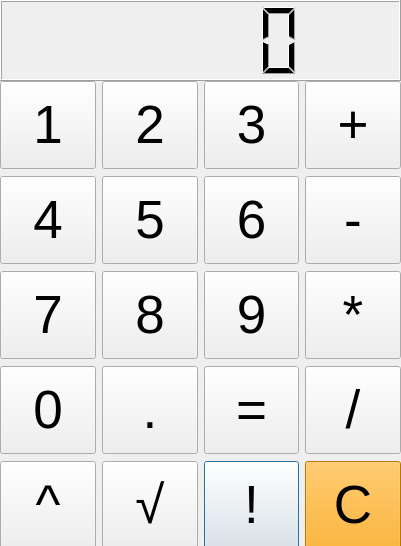
<?xml version="1.0" encoding="UTF-8"?>
<ui version="4.0">
 <class>Dialog</class>
 <widget class="QDialog" name="Dialog">
  <property name="geometry">
   <rect>
    <x>0</x>
    <y>0</y>
    <width>401</width>
    <height>546</height>
   </rect>
  </property>
  <property name="minimumSize">
   <size>
    <width>401</width>
    <height>546</height>
   </size>
  </property>
  <property name="maximumSize">
   <size>
    <width>401</width>
    <height>546</height>
   </size>
  </property>
  <property name="windowTitle">
   <string>Dialog</string>
  </property>
  <property name="styleSheet">
   <string notr="true">QPushButton {
height: 80px;
font-size:40pt;

}</string>
  </property>
  <widget class="QWidget" name="gridLayoutWidget">
   <property name="geometry">
    <rect>
     <x>0</x>
     <y>80</y>
     <width>401</width>
     <height>471</height>
    </rect>
   </property>
   <layout class="QGridLayout" name="gridLayout">
    <item row="4" column="2">
     <widget class="QPushButton" name="pushButton">
      <property name="text">
       <string>!</string>
      </property>
     </widget>
    </item>
    <item row="2" column="1">
     <widget class="QPushButton" name="pushButton_4">
      <property name="text">
       <string>8</string>
      </property>
     </widget>
    </item>
    <item row="2" column="2">
     <widget class="QPushButton" name="pushButton_2">
      <property name="text">
       <string>9</string>
      </property>
     </widget>
    </item>
    <item row="2" column="0">
     <widget class="QPushButton" name="pushButton_3">
      <property name="text">
       <string>7</string>
      </property>
     </widget>
    </item>
    <item row="4" column="0">
     <widget class="QPushButton" name="pushButton_6">
      <property name="text">
       <string>^</string>
      </property>
     </widget>
    </item>
    <item row="3" column="2">
     <widget class="QPushButton" name="pushButton_9">
      <property name="text">
       <string>=</string>
      </property>
     </widget>
    </item>
    <item row="3" column="0">
     <widget class="QPushButton" name="pushButton_8">
      <property name="text">
       <string>0</string>
      </property>
     </widget>
    </item>
    <item row="2" column="3">
     <widget class="QPushButton" name="pushButton_5">
      <property name="text">
       <string>*</string>
      </property>
     </widget>
    </item>
    <item row="3" column="1">
     <widget class="QPushButton" name="pushButton_7">
      <property name="text">
       <string>.</string>
      </property>
     </widget>
    </item>
    <item row="1" column="0">
     <widget class="QPushButton" name="pushButton_13">
      <property name="text">
       <string>4</string>
      </property>
     </widget>
    </item>
    <item row="3" column="3">
     <widget class="QPushButton" name="pushButton_10">
      <property name="text">
       <string>/</string>
      </property>
     </widget>
    </item>
    <item row="4" column="1">
     <widget class="QPushButton" name="pushButton_11">
      <property name="text">
       <string>√</string>
      </property>
     </widget>
    </item>
    <item row="4" column="3">
     <widget class="QPushButton" name="pushButton_12">
      <property name="styleSheet">
       <string notr="true">QPushButton {
background-color: orange;
}</string>
      </property>
      <property name="text">
       <string>C</string>
      </property>
     </widget>
    </item>
    <item row="0" column="0">
     <widget class="QPushButton" name="pushButton_14">
      <property name="text">
       <string>1</string>
      </property>
     </widget>
    </item>
    <item row="0" column="1">
     <widget class="QPushButton" name="pushButton_15">
      <property name="text">
       <string>2</string>
      </property>
     </widget>
    </item>
    <item row="0" column="2">
     <widget class="QPushButton" name="pushButton_16">
      <property name="text">
       <string>3</string>
      </property>
     </widget>
    </item>
    <item row="0" column="3">
     <widget class="QPushButton" name="pushButton_17">
      <property name="text">
       <string>+</string>
      </property>
     </widget>
    </item>
    <item row="1" column="1">
     <widget class="QPushButton" name="pushButton_18">
      <property name="text">
       <string>5</string>
      </property>
     </widget>
    </item>
    <item row="1" column="2">
     <widget class="QPushButton" name="pushButton_19">
      <property name="text">
       <string>6</string>
      </property>
     </widget>
    </item>
    <item row="1" column="3">
     <widget class="QPushButton" name="pushButton_20">
      <property name="text">
       <string>-</string>
      </property>
     </widget>
    </item>
   </layout>
  </widget>
  <widget class="QLCDNumber" name="lcdNumber">
   <property name="geometry">
    <rect>
     <x>0</x>
     <y>0</y>
     <width>401</width>
     <height>81</height>
    </rect>
   </property>
  </widget>
 </widget>
 <resources/>
 <connections/>
</ui>
